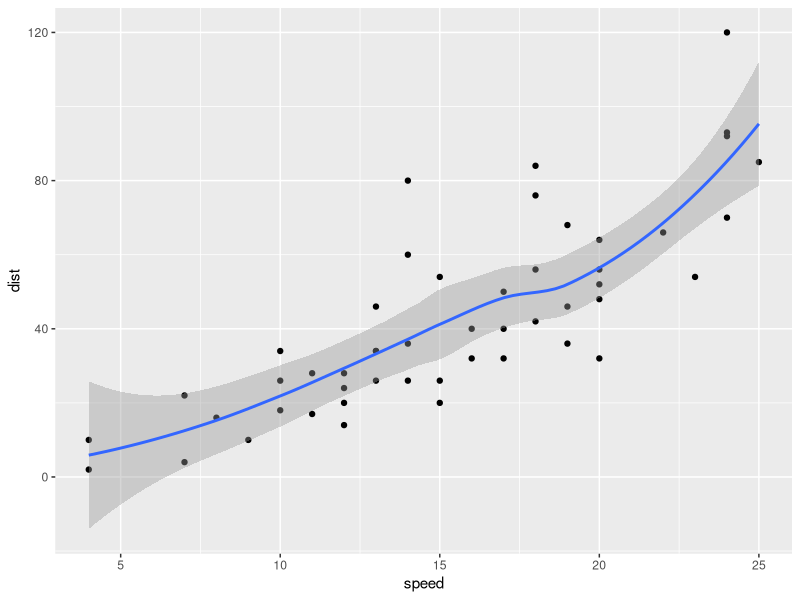
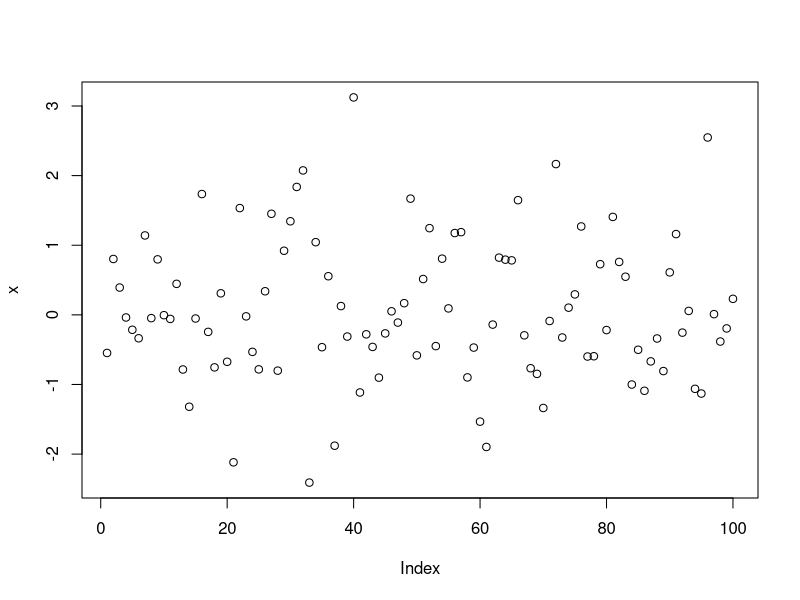

Recreate these plots in R, in order.
## ---- chunk 1

# quick summary and plot
library(ggplot2)
summary(cars)
qplot(speed,dist,data=cars)+geom_smooth()
## ---- chunk 2
x<-rnorm(100)
plot(x)
## ---- chunk 3

